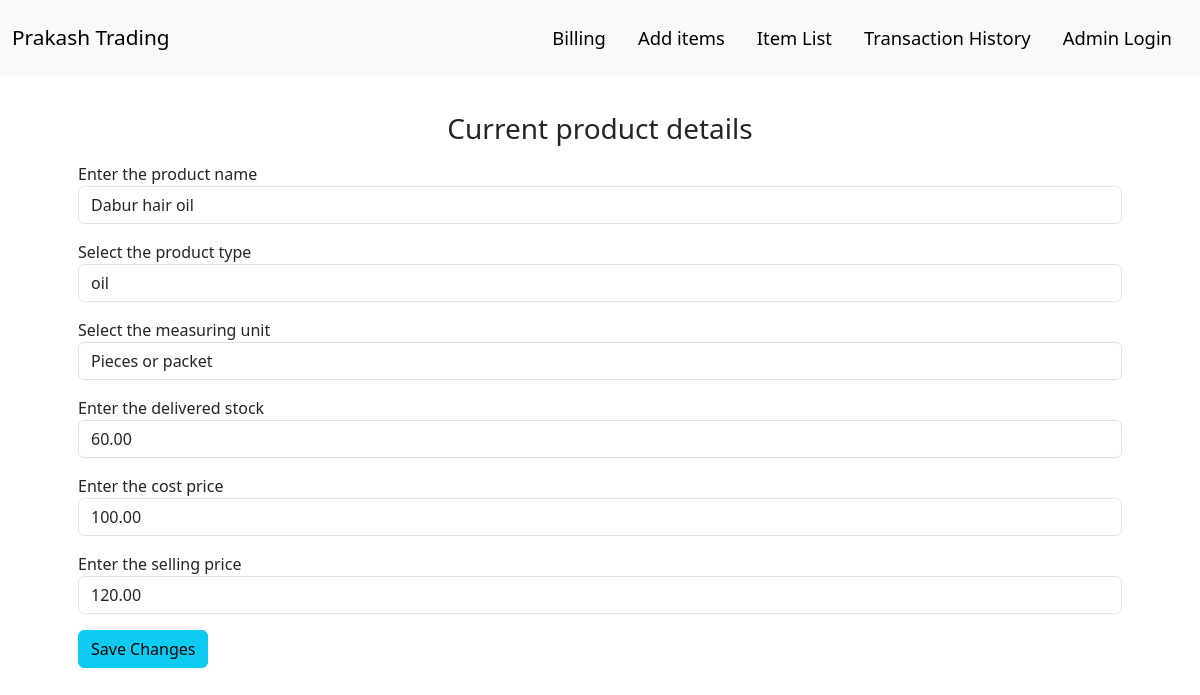
The app's page /itemEdit/3/ with its own data.
### home/models.py (models this page shows, shortened)
class FirmInfo(models.Model):
    firm_name = models.CharField(max_length=255)
    firm_image = models.ImageField(upload_to='qr_code/', null=True, blank=True)
    firm_gst=models.CharField(max_length=20,null=True)
    firm_mob1=models.CharField(max_length=11,null=True)
    firm_mob2=models.CharField(max_length=11,null=True)
    firm_add=models.CharField(max_length=300, null=True, blank=True)

class Product(models.Model):
    product_name=models.CharField(max_length=100)
    product_type=models.CharField(max_length=100)
    measuring_unit=models.CharField(max_length=50,null=True,blank=True)
    stock_quantity=models.DecimalField(max_digits=10,decimal_places=2)
    cost_price=models.DecimalField(max_digits=10,decimal_places=2)
    selling_price=models.DecimalField(max_digits=10,decimal_places=2)

class ProductType(models.Model):
    product_type=models.CharField(max_length=120)

### home/views.py (the view, shortened to what this page needs)
# urls.py: path('itemEdit/<str:pid>/',views.itemEdit,name="itemEdit"),
def itemEdit(request,pid):
    producttypes=ProductType.objects.all()
    product=Product.objects.get(id=pid)
    context={'information':False,'message':'','success':'info','product':product,'types':producttypes}
    return render(request,'itemEdit.html',context)

### home/context_processors.py (called while the page is built)
def firm_info(request):
    try:
        firm_info = FirmInfo.objects.first()
        return {
            'firm_name': firm_info.firm_name if firm_info else 'Default Firm Name',
            'firm_image_url': firm_info.firm_image.url if firm_info and firm_info.firm_image else None,
            'firm_gst':firm_info.firm_gst if firm_info else '10FZXPP1309C1Z1',
            'firm_mob1':firm_info.firm_mob1 if firm_info else '8210463930',
            'firm_mob2':firm_info.firm_mob2 if firm_info else '9708805703',
            'firm_add':firm_info.firm_add if firm_info else 'No address'
        }
    except FirmInfo.DoesNotExist:
        return {
            'firm_name': 'Default Firm Name',
            'firm_image_url': None
        }

### templates/itemEdit.html (shortened to what this page needs)
{% extends "base.html" %}
{% load static %}
{% block style %}<link rel="stylesheet" href="{% static 'css\itemEdit.css' %}">{% endblock style %}
{% block body %}
      <div>
        <div class="container  px-5" style="margin-top: 7em;">
            <h3 class="text-center form-heading">Current product details</h3>
        <form action="/itemEdit/{{product.id}}/" method="post">
            <div class="form-group my-3">
                <label for="product_name">Enter the product name</label>
                <input type="text" id="product_name" value="{{product.product_name}}" class="form-control" name="product_name" required>
             </div>
             <div class="form-group my-3">
                <label for="product_type">Select the product type</label>
                <select class="form-control" id="product_type" name="product_type">
                  {% for type in types %}
                  <option {% if product.product_type == type.product_type %}selected{% endif %} value="{{type.product_type}}" >{{type.product_type}}</option>
                  {% endfor %}
                </select>
            </div>
            <div class="form-group my-3">
                <label for="measuring_unit">Select the measuring unit</label>
                <select class="form-control" id="measuring_unit" name="measuring_unit">
                    <option {% if product.measuring_unit == 'packets' %}selected{% endif %} value="packets" >Pieces or packet</option>
                  </select>
             </div>
            <div class="form-group my-3">
                 <label for="stock_quantity">Enter the delivered stock</label>
                <input type="number" id="stock_quantity" value="{{product.stock_quantity}}" step="0.01" class="form-control" name="stock_quantity" required>
            </div>
            <div class="form-group my-3">
                <label for="cost_price">Enter the cost price</label>
                <input type="number" id="cost_price" value="{{product.cost_price}}" step="0.01" class="form-control" name="cost_price" required>
            </div>
            <div class="form-group my-3">
                <label for="selling_price">Enter the selling price</label>
                <input type="number" id="selling_price" value="{{product.selling_price}}" step="0.01" class="form-control" name="selling_price" required>
            </div>
            <button type="submit" class="btn btn-info">Save Changes</button>
        </form>
        </div>
      </div>
     {% endblock body %}

### templates/base.html (shortened to what this page needs)
<!DOCTYPE html>
<html lang="en">
<head>
    <link href="https://cdn.jsdelivr.net/npm/bootstrap@5.3.3/dist/css/bootstrap.min.css" rel="stylesheet">
    {% block style %}{% endblock style %}
</head>
<body>
    <nav class="navbar navbar-expand-lg nav-body bg-body-tertiary fixed-top">
        <div class="container-fluid py-2">
          <a class="navbar-brand" href="#">{{ firm_name }}</a>
          <div class="collapse navbar-collapse" id="navbarSupportedContent">
            <ul class="navbar-nav ms-auto mb-2 mb-lg-0">
              <li class="nav-item mx-1 px-1">
                <a class="nav-link active"  href="/">Billing</a>
              </li>
              <li class="nav-item mx-1 px-1">
                <a class="nav-link active"  href="/itemAdd">Add items</a>
              </li>
              <li class="nav-item mx-1 px-1">
                <a class="nav-link active"  href="/itemList">Item List</a>
              </li>
              <li class="nav-item mx-1 px-1">
                <a class="nav-link active"  href="/transactionHistory">Transaction History</a>
              </li>
              <li class="nav-item mx-1 px-1">
                <a class="nav-link active"  href="/admin" target="main_">Admin Login</a>
              </li>
            </ul>
          </div>
        </div>
      </nav>
      {% block body %}{% endblock body %}
</body>
</html>

### static/css/itemEdit.css (style rules this page uses)
.form-heading { font-style: 'Inter'; }

### templates/base.html (style rules this page uses)
.nav-link { font-size: 1.15em; font-weight:400; }
.navbar-brand { font-size: 1.3em; font-weight:500; }

### records on screen
FirmInfo: firm_name "Prakash Trading"
Product: product_name "Dabur hair oil", product_type "oil", measuring_unit "Pieces or packet", stock_quantity "60.00", cost_price "100.00", selling_price "120.00"
